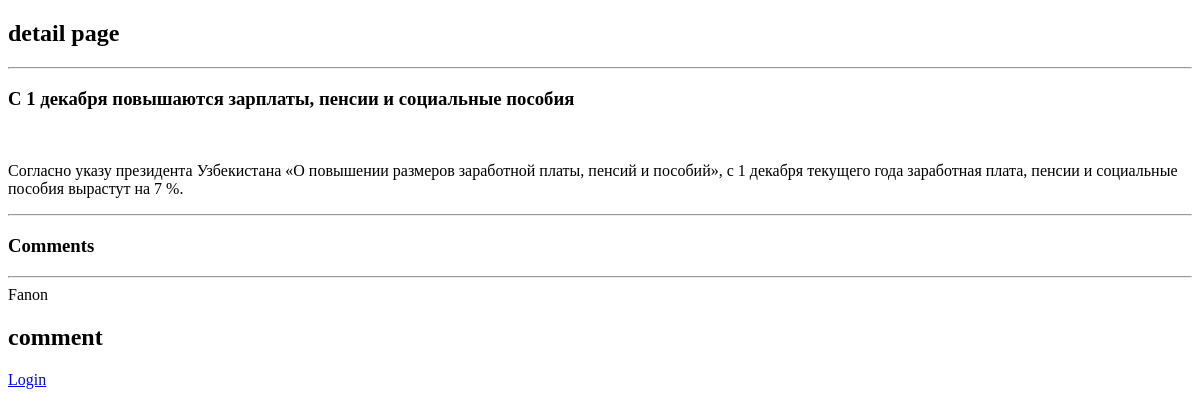
Page /news/detail/8 on the earlier database version.
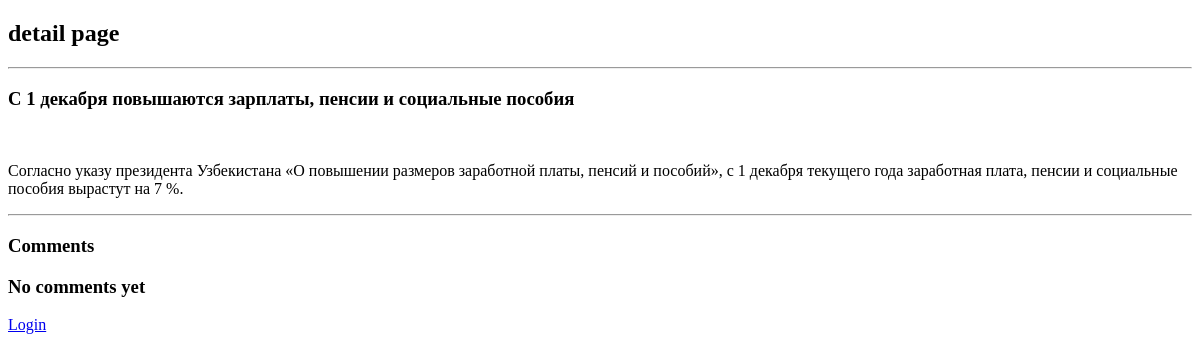
Same page on the later database version.
### news/models.py (models this page shows, shortened)
class Comment(models.Model):
	comment = models.TextField(verbose_name = 'Izoh')
	author = models.ForeignKey(User, on_delete = models.CASCADE)
	news = models.ForeignKey(News, on_delete = models.CASCADE, related_name='news_comments')

### user/models.py (models this page shows)
class User(AbstractUser):
	STATUS = (
	('admin', 'ADMIN'),
	('manager', 'MANAGER'),
	('user', 'USER'),
	)
	address = models.CharField(max_length= 30, null=True)
	phone = models.CharField(max_length=13)
	image = models.ImageField(upload_to = 'user_photos/', null = True, blank = True)
	status = models.CharField(max_length = 10, choices=STATUS, default = "user")
	def __str__(self):
		return self.username

### news/views.py (the view, shortened to what this page needs)
# urls.py: path('detail/<int:id>', detail, name="detail"),
def detail(request, id):
	news=News.objects.get(id=id)
	form = CommentForm()
	return render(request, 'detail.html', {'news':news, 'form':form})

### templates/detail.html (shortened to what this page needs)
<!DOCTYPE html>
<html>
<head>
</head>
<body>
<h2>detail page</h2>
	<hr>
	<h3>{{news.title}} </h3>
	<br>
	<p>{{news.content}}</p>
	<hr>
	<h3>Comments</h3>
	{%if news.news_comments.exists %}
		{% for comment in news.news_comments.all %}
			<hr>
			<div class="container">
				<div class="row">
					<div class="col-2">{{ comment.author}}</div>
					<h2><div class="col-2">{{ comment.comment}}</div></h2>
				</div>
			</div>
		{%endfor%}
		{% else %}
		<h3>No comments yet</h3>
	{%endif%}
			{% if request.user.is_authenticated%}
			<form method="post">
				{%csrf_token%}
				{{form.as_p}}
				<button class="btn btn-outline-success" type="submit">Post</button>
			</form>
			{%else%}
			<a href="{% url 'Login' %}">Login</a>
			{%endif%}
</body>
</html>

Differences in the rows shown:
removed Comment: author "Fanon", comment "comment"
Other differences:
text now shown: "No comments yet"
